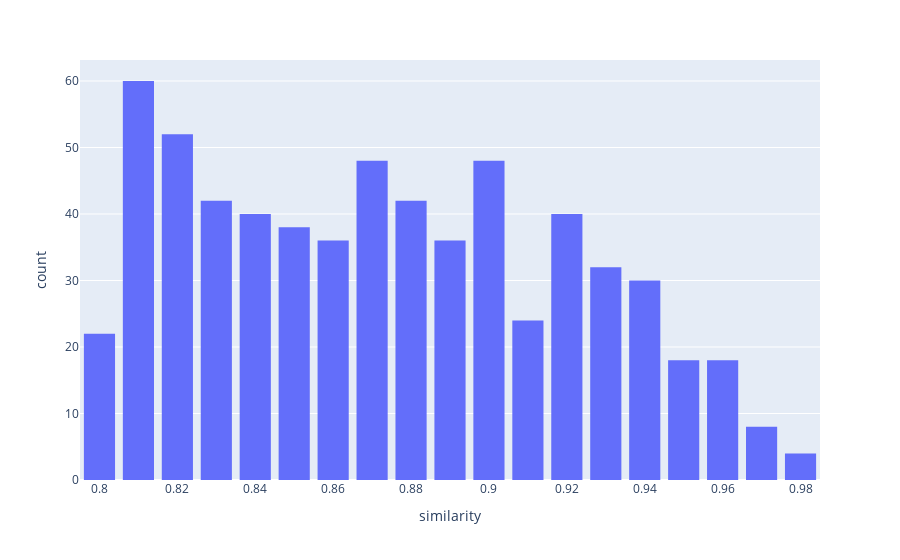

Write notebook code for a chart like this one.
### Code cell
fig = px.histogram(matches_df, x="similarity")
fig.update_layout(bargap=0.2)
fig.show()

### Figure 1 — Plotly figure (JSON) as saved in the notebook; plotly's stock layout.template omitted (floating-point values rounded to 4 significant figures; data arrays with more than 128 entries replaced by an {"elided": "..."} marker saying what was removed)
{"data": [{"alignmentgroup": "True", "bingroup": "x", "hovertemplate": "similarity=%{x}<br>count=%{y}<extra></extra>", "legendgroup": "", "marker": {"color": "#636efa", "pattern": {"shape": ""}}, "name": "", "offsetgroup": "", "orientation": "v", "showlegend": false, "type": "histogram", "x": {"elided": "638 float values"}, "xaxis": "x", "yaxis": "y"}], "layout": {"bargap": 0.2, "barmode": "relative", "legend": {"tracegroupgap": 0}, "margin": {"t": 60}, "xaxis": {"anchor": "y", "domain": [0, 1], "title": {"text": "similarity"}}, "yaxis": {"anchor": "x", "domain": [0, 1], "title": {"text": "count"}}}}
